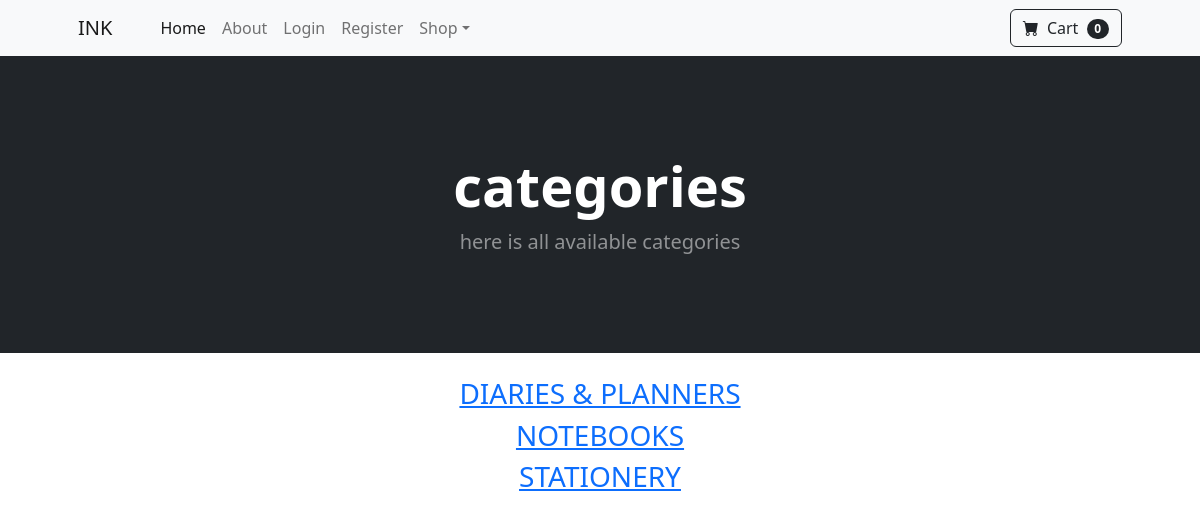
The app's page /category_summary/ with its own data.
### main_app/models.py (models this page shows)
class Category(models.Model):
    name = models.CharField(max_length=50)
    def __str__(self):
        return self.name
    class Meta:
        verbose_name_plural = 'Categories'

### main_app/views.py (the view)
# urls.py: path('category_summary/', views.category_summary, name='category_summary'),
def category_summary(request):
    categories = Category.objects.all()
    return render(request, 'category_summary.html',{'categories':categories})

### cart/cart.py (called while the page is built)
    def __len__(self):
        return len(self.cart)

### cart/context_processors.py (called while the page is built)
def cart(request):
    return {'cart': Cart(request)}

### main_app/templates/category_summary.html (shortened to what this page needs)
{% extends 'base.html' %}
{% block content %}
      <header class="bg-dark py-5">
        <div class="container px-4 px-lg-5 my-5">
            <div class="text-center text-white">
                <h1 class="display-4 fw-bolder">categories</h1>
                <p class="lead fw-normal text-white-50 mb-0">here is all available categories</p>
            </div>
        </div>
    </header>
    <div class="container">
        <div class="row">
            <center>
                <div class="col-8">
                {% for category in categories%}
                <h3><a href="{%url 'category' category%}">{{category}}</a><h3>
                {% endfor %}
                </div>
            </center>
        </div>
    </div>
{% endblock %}

### records on screen
Category: name "DIARIES & PLANNERS"
Category: name "NOTEBOOKS"
Category: name "STATIONERY"

### other values on screen
{{ cart | length }} "0"
